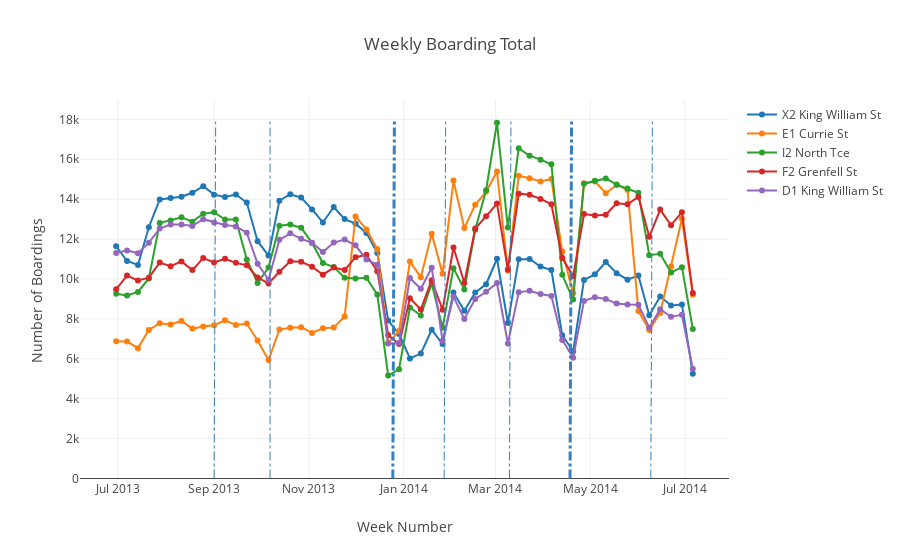

The code cell stored with this chart in its notebook:
### Code cell
trace0 = go.Scatter(
    x = source_1['WeekBeginning'],
    y = source_1['NumberOfBoardings_sum'],mode = 'lines+markers',name = 'X2 King William St')
trace1 = go.Scatter(
    x = source_2['WeekBeginning'],
    y = source_2['NumberOfBoardings_sum'],mode = 'lines+markers',name = 'E1 Currie St')
trace2 = go.Scatter(
    x = source_3['WeekBeginning'],
    y = source_3['NumberOfBoardings_sum'],mode = 'lines+markers',name = 'I2 North Tce')
trace3 = go.Scatter(
    x = source_4['WeekBeginning'],
    y = source_4['NumberOfBoardings_sum'],mode = 'lines+markers',name = 'F2 Grenfell St')
trace4 = go.Scatter(
    x = source_5['WeekBeginning'],
    y = source_5['NumberOfBoardings_sum'],mode = 'lines+markers',name = 'D1 King William St')

data = [trace0,trace1,trace2,trace3,trace4]
layout = dict(title = 'Weekly Boarding Total',
              xaxis = dict(title = 'Week Number'),
              yaxis = dict(title = 'Number of Boardings'),
              shapes = [{# Holidays Record: 2013-09-01
'type': 'line','x0': '2013-09-01','y0': 0,'x1': '2013-09-02','y1': 18000,'line': {
        'color': 'rgb(55, 128, 191)','width': 1,'dash': 'dashdot'},},
              {# 2013-10-07
'type': 'line','x0': '2013-10-07','y0': 0,'x1': '2013-10-07','y1': 18000,'line': {
        'color': 'rgb(55, 128, 191)','width': 1,'dash': 'dashdot'},},
              {# 2013-12-25
'type': 'line','x0': '2013-12-25','y0': 0,'x1': '2013-12-26','y1': 18000,'line': {
        'color': 'rgb(55, 128, 191)','width': 3,'dash': 'dashdot'},},
              {# 2014-01-27
'type': 'line','x0': '2014-01-27','y0': 0,'x1': '2014-01-28','y1': 18000,'line': {
        'color': 'rgb(55, 128, 191)','width': 1,'dash': 'dashdot'},},
              {# 2014-03-10
'type': 'line','x0': '2014-03-10','y0': 0,'x1': '2014-03-11','y1': 18000,'line': {
        'color': 'rgb(55, 128, 191)','width': 1,'dash': 'dashdot'},},
              {# 2014-04-18
'type': 'line','x0': '2014-04-18','y0': 0,'x1': '2014-04-19','y1': 18000,'line': {
        'color': 'rgb(55, 128, 191)','width': 3,'dash': 'dashdot'},},
              {# 2014-06-09
'type': 'line','x0': '2014-06-09','y0': 0,'x1': '2014-06-10','y1': 18000,'line': {
        'color': 'rgb(55, 128, 191)','width': 1,'dash': 'dashdot'},},])
fig = dict(data=data, layout=layout)
iplot(fig)
